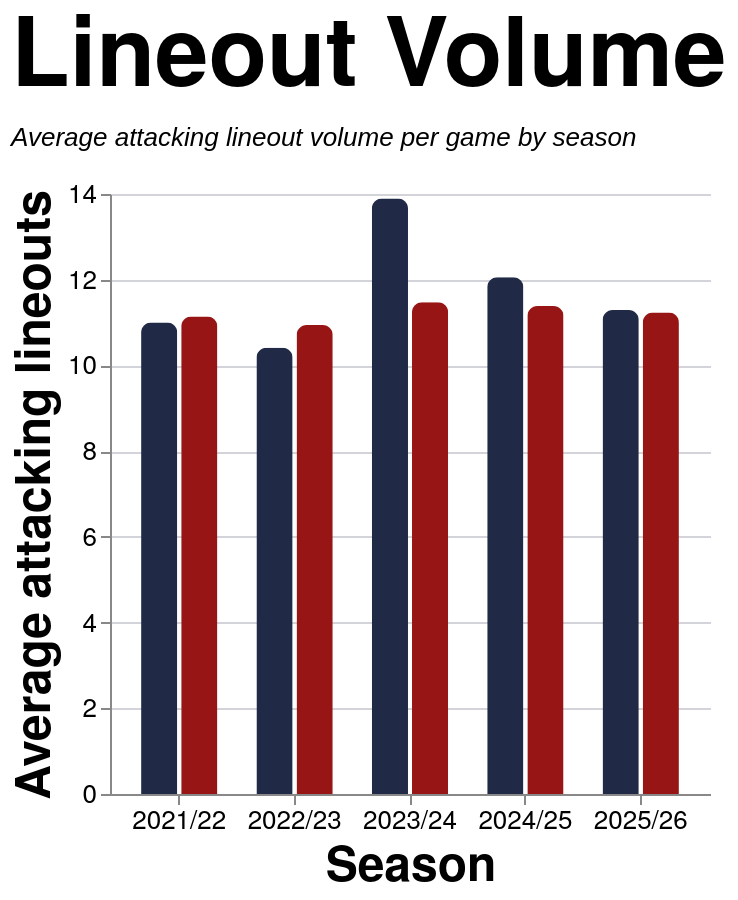

The Vega-Lite source for this figure:
### Vega-Lite specification from a JSON file in a GitHub repository (floating-point values rounded to 4 significant figures)
{"config": {"axis": {"labelFont": "PT Sans Narrow, Helvetica Neue, Helvetica, Arial, sans-serif", "titleFont": "PT Sans Narrow, Helvetica Neue, Helvetica, Arial, sans-serif", "labelFontSize": 13, "titleFontSize": 24, "gridColor": "#202947", "gridOpacity": 0.2, "zindex": 1}, "text": {"font": "Lato, sans-serif"}, "bar": {"cornerRadiusEnd": 5}, "header": {"labelFont": "PT Sans Narrow, Helvetica Neue, Helvetica, Arial, sans-serif", "titleFont": "PT Sans Narrow, Helvetica Neue, Helvetica, Arial, sans-serif", "labelFontSize": 24, "titleFontSize": 28, "labelFontWeight": "bold", "orient": "left"}, "legend": {"labelFont": "PT Sans Narrow, Helvetica Neue, Helvetica, Arial, sans-serif", "titleFont": "PT Sans Narrow, Helvetica Neue, Helvetica, Arial, sans-serif", "labelFontSize": 14, "titleFontSize": 16, "titlePadding": 5, "fillColor": "white", "strokeColor": "black", "padding": 10, "titleFontWeight": "lighter", "titleFontStyle": "italic", "titleColor": "gray", "offset": 10}, "title": {"font": "PT Sans Narrow, Helvetica Neue, Helvetica, Arial, sans-serif", "fontSize": 48, "fontWeight": "bold", "anchor": "start", "align": "center", "titlePadding": 20, "subtitlePadding": 10, "subtitleFontSize": 13, "subtitleColor": "", "subtitleFontStyle": "italic", "offset": 15, "color": "black"}, "axisX": {"labelAngle": 0}, "facet": {"title": null, "header": null, "align": {"row": "each", "column": "each"}, "spacing": 10}, "resolve": {"scale": {"y": "independent", "facet": "independent"}}, "background": "transparent", "scale": {"offsetBandPaddingOuter": 0.2, "offsetBandPaddingInner": 0.1}, "view": {"stroke": null, "background": "transparent"}}, "data": {"name": "data-af3ea0e2e778444d0de931703343d9eb"}, "mark": {"type": "bar"}, "encoding": {"color": {"field": "team", "legend": null, "scale": {"domain": ["EGRFC", "Opposition"], "range": ["#202946", "#981515"]}, "title": "Team", "type": "nominal"}, "tooltip": [{"field": "set_piece", "title": "Set Piece", "type": "nominal"}, {"field": "season", "title": "Season", "type": "nominal"}, {"field": "team", "title": "Team", "type": "nominal"}, {"field": "avg_attempts", "format": ".2f", "title": "Avg Attempts", "type": "quantitative"}], "x": {"axis": {"labelAngle": 0}, "field": "season", "sort": ["2021/22", "2022/23", "2023/24", "2024/25", "2025/26"], "title": "Season", "type": "nominal"}, "xOffset": {"field": "team", "sort": ["EGRFC", "Opposition"], "type": "nominal"}, "y": {"axis": {"format": ".0f"}, "field": "avg_attempts", "title": "Average attacking lineouts", "type": "quantitative"}}, "height": 300, "params": [{"name": "spSquadParam", "value": "1st"}, {"name": "spSeasonParam", "value": "All"}, {"name": "spGameTypeParam", "value": "League + Cup"}], "title": {"text": "Lineout Volume", "subtitle": ["Average attacking lineout volume per game by season"]}, "transform": [{"filter": "datum.squad == spSquadParam && (spSeasonParam == 'All' || datum.season == spSeasonParam) && datum.game_type_mode == spGameTypeParam"}], "width": 300, "$schema": "https://vega.github.io/schema/vega-lite/v5.20.1.json", "datasets": {"data-af3ea0e2e778444d0de931703343d9eb": [{"squad": "1st", "season": "2021/22", "team": "EGRFC", "set_piece": "Lineout", "avg_attempts": 11.62, "game_type_mode": "All"}, {"squad": "1st", "season": "2021/22", "team": "Opposition", "set_piece": "Lineout", "avg_attempts": 11.38, "game_type_mode": "All"}, {"squad": "1st", "season": "2022/23", "team": "EGRFC", "set_piece": "Lineout", "avg_attempts": 10.41, "game_type_mode": "All"}, {"squad": "1st", "season": "2022/23", "team": "Opposition", "set_piece": "Lineout", "avg_attempts": 10.94, "game_type_mode": "All"}, {"squad": "1st", "season": "2023/24", "team": "EGRFC", "set_piece": "Lineout", "avg_attempts": 13.86, "game_type_mode": "All"}, {"squad": "1st", "season": "2023/24", "team": "Opposition", "set_piece": "Lineout", "avg_attempts": 11.38, "game_type_mode": "All"}, {"squad": "1st", "season": "2024/25", "team": "EGRFC", "set_piece": "Lineout", "avg_attempts": 12.06, "game_type_mode": "All"}, {"squad": "1st", "season": "2024/25", "team": "Opposition", "set_piece": "Lineout", "avg_attempts": 11.39, "game_type_mode": "All"}, {"squad": "1st", "season": "2025/26", "team": "EGRFC", "set_piece": "Lineout", "avg_attempts": 11.17, "game_type_mode": "All"}, {"squad": "1st", "season": "2025/26", "team": "Opposition", "set_piece": "Lineout", "avg_attempts": 11.39, "game_type_mode": "All"}, {"squad": "2nd", "season": "2021/22", "team": "EGRFC", "set_piece": "Lineout", "avg_attempts": 12.0, "game_type_mode": "All"}, {"squad": "2nd", "season": "2021/22", "team": "Opposition", "set_piece": "Lineout", "avg_attempts": 10.62, "game_type_mode": "All"}, {"squad": "2nd", "season": "2022/23", "team": "EGRFC", "set_piece": "Lineout", "avg_attempts": 14.0, "game_type_mode": "All"}, {"squad": "2nd", "season": "2022/23", "team": "Opposition", "set_piece": "Lineout", "avg_attempts": 6.0, "game_type_mode": "All"}, {"squad": "2nd", "season": "2023/24", "team": "EGRFC", "set_piece": "Lineout", "avg_attempts": 10.86, "game_type_mode": "All"}, {"squad": "2nd", "season": "2023/24", "team": "Opposition", "set_piece": "Lineout", "avg_attempts": 9.0, "game_type_mode": "All"}, {"squad": "2nd", "season": "2024/25", "team": "EGRFC", "set_piece": "Lineout", "avg_attempts": 10.45, "game_type_mode": "All"}, {"squad": "2nd", "season": "2024/25", "team": "Opposition", "set_piece": "Lineout", "avg_attempts": 9.909, "game_type_mode": "All"}, {"squad": "2nd", "season": "2025/26", "team": "EGRFC", "set_piece": "Lineout", "avg_attempts": 8.333, "game_type_mode": "All"}, {"squad": "2nd", "season": "2025/26", "team": "Opposition", "set_piece": "Lineout", "avg_attempts": 9.5, "game_type_mode": "All"}, {"squad": "1st", "season": "2021/22", "team": "EGRFC", "set_piece": "Lineout", "avg_attempts": 11.0, "game_type_mode": "League + Cup"}, {"squad": "1st", "season": "2021/22", "team": "Opposition", "set_piece": "Lineout", "avg_attempts": 11.14, "game_type_mode": "League + Cup"}, {"squad": "1st", "season": "2022/23", "team": "EGRFC", "set_piece": "Lineout", "avg_attempts": 10.41, "game_type_mode": "League + Cup"}, {"squad": "1st", "season": "2022/23", "team": "Opposition", "set_piece": "Lineout", "avg_attempts": 10.94, "game_type_mode": "League + Cup"}, {"squad": "1st", "season": "2023/24", "team": "EGRFC", "set_piece": "Lineout", "avg_attempts": 13.89, "game_type_mode": "League + Cup"}, {"squad": "1st", "season": "2023/24", "team": "Opposition", "set_piece": "Lineout", "avg_attempts": 11.47, "game_type_mode": "League + Cup"}, {"squad": "1st", "season": "2024/25", "team": "EGRFC", "set_piece": "Lineout", "avg_attempts": 12.06, "game_type_mode": "League + Cup"}, {"squad": "1st", "season": "2024/25", "team": "Opposition", "set_piece": "Lineout", "avg_attempts": 11.39, "game_type_mode": "League + Cup"}, {"squad": "1st", "season": "2025/26", "team": "EGRFC", "set_piece": "Lineout", "avg_attempts": 11.29, "game_type_mode": "League + Cup"}, {"squad": "1st", "season": "2025/26", "team": "Opposition", "set_piece": "Lineout", "avg_attempts": 11.24, "game_type_mode": "League + Cup"}, {"squad": "2nd", "season": "2021/22", "team": "EGRFC", "set_piece": "Lineout", "avg_attempts": 12.0, "game_type_mode": "League + Cup"}, {"squad": "2nd", "season": "2021/22", "team": "Opposition", "set_piece": "Lineout", "avg_attempts": 12.0, "game_type_mode": "League + Cup"}, {"squad": "2nd", "season": "2022/23", "team": "EGRFC", "set_piece": "Lineout", "avg_attempts": 14.0, "game_type_mode": "League + Cup"}, {"squad": "2nd", "season": "2022/23", "team": "Opposition", "set_piece": "Lineout", "avg_attempts": 6.0, "game_type_mode": "League + Cup"}, {"squad": "2nd", "season": "2023/24", "team": "EGRFC", "set_piece": "Lineout", "avg_attempts": 10.2, "game_type_mode": "League + Cup"}, {"squad": "2nd", "season": "2023/24", "team": "Opposition", "set_piece": "Lineout", "avg_attempts": 9.2, "game_type_mode": "League + Cup"}, {"squad": "2nd", "season": "2024/25", "team": "EGRFC", "set_piece": "Lineout", "avg_attempts": 12.5, "game_type_mode": "League + Cup"}, {"squad": "2nd", "season": "2024/25", "team": "Opposition", "set_piece": "Lineout", "avg_attempts": 11.0, "game_type_mode": "League + Cup"}, {"squad": "2nd", "season": "2025/26", "team": "EGRFC", "set_piece": "Lineout", "avg_attempts": 8.333, "game_type_mode": "League + Cup"}, {"squad": "2nd", "season": "2025/26", "team": "Opposition", "set_piece": "Lineout", "avg_attempts": 9.5, "game_type_mode": "League + Cup"}, {"squad": "1st", "season": "2021/22", "team": "EGRFC", "set_piece": "Lineout", "avg_attempts": 12.0, "game_type_mode": "League only"}, {"squad": "1st", "season": "2021/22", "team": "Opposition", "set_piece": "Lineout", "avg_attempts": 11.4, "game_type_mode": "League only"}, {"squad": "1st", "season": "2022/23", "team": "EGRFC", "set_piece": "Lineout", "avg_attempts": 10.53, "game_type_mode": "League only"}, {"squad": "1st", "season": "2022/23", "team": "Opposition", "set_piece": "Lineout", "avg_attempts": 10.67, "game_type_mode": "League only"}, {"squad": "1st", "season": "2023/24", "team": "EGRFC", "set_piece": "Lineout", "avg_attempts": 14.29, "game_type_mode": "League only"}, {"squad": "1st", "season": "2023/24", "team": "Opposition", "set_piece": "Lineout", "avg_attempts": 11.47, "game_type_mode": "League only"}, {"squad": "1st", "season": "2024/25", "team": "EGRFC", "set_piece": "Lineout", "avg_attempts": 12.12, "game_type_mode": "League only"}, {"squad": "1st", "season": "2024/25", "team": "Opposition", "set_piece": "Lineout", "avg_attempts": 11.53, "game_type_mode": "League only"}, {"squad": "1st", "season": "2025/26", "team": "EGRFC", "set_piece": "Lineout", "avg_attempts": 10.93, "game_type_mode": "League only"}, {"squad": "1st", "season": "2025/26", "team": "Opposition", "set_piece": "Lineout", "avg_attempts": 11.13, "game_type_mode": "League only"}, {"squad": "2nd", "season": "2021/22", "team": "EGRFC", "set_piece": "Lineout", "avg_attempts": 12.0, "game_type_mode": "League only"}, {"squad": "2nd", "season": "2021/22", "team": "Opposition", "set_piece": "Lineout", "avg_attempts": 12.0, "game_type_mode": "League only"}, {"squad": "2nd", "season": "2022/23", "team": "EGRFC", "set_piece": "Lineout", "avg_attempts": 14.0, "game_type_mode": "League only"}, {"squad": "2nd", "season": "2022/23", "team": "Opposition", "set_piece": "Lineout", "avg_attempts": 6.0, "game_type_mode": "League only"}, {"squad": "2nd", "season": "2023/24", "team": "EGRFC", "set_piece": "Lineout", "avg_attempts": 10.2, "game_type_mode": "League only"}, {"squad": "2nd", "season": "2023/24", "team": "Opposition", "set_piece": "Lineout", "avg_attempts": 9.2, "game_type_mode": "League only"}, {"squad": "2nd", "season": "2024/25", "team": "EGRFC", "set_piece": "Lineout", "avg_attempts": 12.5, "game_type_mode": "League only"}, {"squad": "2nd", "season": "2024/25", "team": "Opposition", "set_piece": "Lineout", "avg_attempts": 11.0, "game_type_mode": "League only"}, {"squad": "2nd", "season": "2025/26", "team": "EGRFC", "set_piece": "Lineout", "avg_attempts": 8.333, "game_type_mode": "League only"}, {"squad": "2nd", "season": "2025/26", "team": "Opposition", "set_piece": "Lineout", "avg_attempts": 9.5, "game_type_mode": "League only"}]}}
